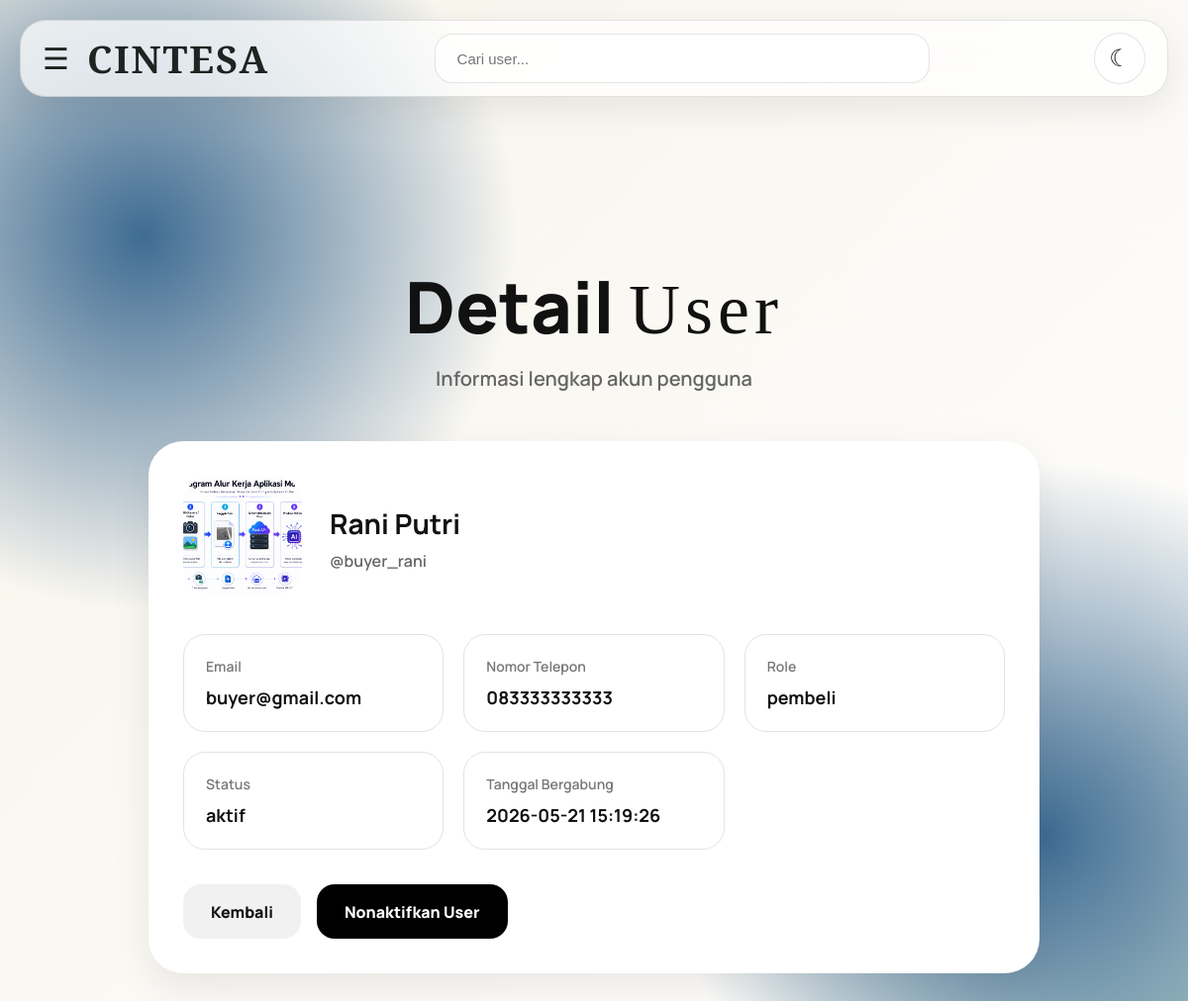
Screenshot of /admin/detail_user.php?id=3 (signed in) with the database file from the repository.
### tables this page shows
CREATE TABLE `user` (
  `id_user` int(11) NOT NULL,
  `foto_profile` varchar(255) DEFAULT NULL,
  `username` varchar(50) NOT NULL,
  `nama_lengkap` varchar(100) NOT NULL,
  `email` varchar(100) NOT NULL,
  `password` varchar(255) NOT NULL,
  `nomor_telepon` varchar(20) DEFAULT NULL,
  `role` enum('admin','penjual','pembeli') NOT NULL,
  `status` enum('aktif','nonaktif') DEFAULT 'aktif',
  `tanggal_bergabung` datetime DEFAULT current_timestamp()
);

### admin/detail_user.php (the view, shortened to what this page needs)
<?php
include '../include/koneksi.php';
$id_user = mysqli_real_escape_string($koneksi, $_GET['id']);
$query = mysqli_query($koneksi, "
    SELECT * FROM user
    WHERE id_user='$id_user'
");
$data = mysqli_fetch_assoc($query);
?>
<!DOCTYPE html>
<html lang="id">
<head>
    <link rel="stylesheet" href="../assets/css/login.css">
    <link rel="stylesheet" href="../assets/css/admin.css">
    <link rel="stylesheet" href="../assets/css/detail_user.css">
</head>
<body>
<nav class="top-navbar">
    <div class="nav-left">
        <button class="menu-btn" id="menuToggle">☰</button>
        <h2>CINTESA</h2>
    </div>
    <div class="nav-center">
        <input type="text" placeholder="Cari user...">
    </div>
    <div class="nav-right">
        <button class="theme-toggle" id="themeToggle">☾</button>
    </div>
</nav>
<div class="admin-container">
    <div class="admin-header">
        <h1>Detail <span class="brand">User</span></h1>
        <p>Informasi lengkap akun pengguna</p>
    </div>
    <div class="detail-card">
        <div class="profile-top">
            <div class="profile-photo">
                <?php if (!empty($data['foto_profile'])) { ?>
                    <img src="../uploads/profile/<?php echo htmlspecialchars($data['foto_profile']); ?>">
                <?php } else { ?>
                    <div class="empty-photo">
                        Tidak Ada Foto
                    </div>
                <?php } ?>
            </div>
            <div class="profile-info">
                <h2><?php echo htmlspecialchars($data['nama_lengkap']); ?></h2>
                <span>@<?php echo htmlspecialchars($data['username']); ?></span>
            </div>
        </div>
        <div class="detail-grid">
            <div class="detail-item">
                <label>Email</label>
                <p><?php echo htmlspecialchars($data['email']); ?></p>
            </div>
            <div class="detail-item">
                <label>Nomor Telepon</label>
                <p><?php echo htmlspecialchars($data['nomor_telepon']); ?></p>
            </div>
            <div class="detail-item">
                <label>Role</label>
                <p><?php echo htmlspecialchars($data['role']); ?></p>
            </div>
            <div class="detail-item">
                <label>Status</label>
                <p><?php echo htmlspecialchars($data['status']); ?></p>
            </div>
            <div class="detail-item">
                <label>Tanggal Bergabung</label>
                <p><?php echo htmlspecialchars($data['tanggal_bergabung']); ?></p>
            </div>
        </div>
        <div class="detail-action">
            <a href="<?php echo ($data['role'] == 'penjual') ? 'list_penjual.php' : 'list_pembeli.php'; ?>" class="back-action-btn">
                Kembali
            </a>
            <?php if ($data['status'] == 'aktif') { ?>
                <a href="nonaktifkan_user.php?id=<?php echo $data['id_user']; ?>" class="danger-btn">
                    Nonaktifkan User
                </a>
            <?php } else { ?>
                <a href="aktifkan_user.php?id=<?php echo $data['id_user']; ?>" class="success-btn">
                    Aktifkan User
                </a>
            <?php } ?>
        </div>
    </div>
</div>
</body>
</html>

### assets/css/login.css (style rules this page uses)
* { margin: 0; padding: 0; box-sizing: border-box; }
:root { --bg-1: #f7f3ea; --bg-2: #ded7ca; --bg-3: #9dbdb1; --text: #1f2422; --muted: #6a706d; --field: rgba(255, 255, 255, 0.78); --border: rgba(31, 36, 34, 0.12); --black: #080808; --box: rgba(255, 255, 255, 0.55); --accent: #7b9b91; }
body { min-height: 100svh; font-family: "Manrope", Arial, sans-serif; color: var(--text); background: radial-gradient(circle at 12% 22%, #3f6c93, transparent 28%), radial-gradient(circle at 88% 78%, #3f6c93, transparent 28%), radial-gradient(circle at bottom right, #b9d3ca, transparent 28%), linear-gradient(135deg, #f7f3ea, #ffffff); display: grid; place-items: center; padding: 90px 24px 40px; transition: 0.4s ease; }
.theme-toggle { position: fixed; top: 28px; right: 32px; width: 52px; height: 52px; border: none; border-radius: 50%; cursor: pointer; background: var(--box); color: var(--text); border: 1px solid var(--border); backdrop-filter: blur(14px); font-size: 24px; transition: 0.3s ease; z-index: 10; }

### assets/css/admin.css (style rules this page uses)
.admin-container { width: min(100%, 1200px); margin-top: 130px; animation: fadeUp 0.9s ease both; }
.top-navbar { position: fixed; top: 20px; left: 20px; right: 20px; height: 78px; background: rgba(255,255,255,0.72); border: 1px solid var(--border); border-radius: 26px; backdrop-filter: blur(16px); display: flex; align-items: center; justify-content: space-between; padding: 0 22px; z-index: 999; box-shadow: 0 12px 35px rgba(0,0,0,0.08); }
.nav-left { display: flex; align-items: center; gap: 18px; }
.nav-left h2 { font-family: "Playfair Display", serif; letter-spacing: 2px; font-size: 38px; color: var(--text); }
.menu-btn { border: none; background: transparent; font-size: 30px; cursor: pointer; color: var(--text); }
.nav-center { flex: 1; display: flex; justify-content: center; padding: 0 40px; }
.nav-center input { width: min(100%, 500px); height: 50px; border: 1px solid var(--border); border-radius: 18px; padding: 0 22px; outline: none; background: var(--field); color: var(--text); font-size: 15px; transition: 0.3s ease; }
.nav-right { display: flex; align-items: center; gap: 14px; }
.theme-toggle { position: static; width: 52px; height: 52px; flex-shrink: 0; }
.admin-header { text-align: center; margin-bottom: 45px; }
.admin-header h1 { font-size: clamp(38px, 5vw, 62px); font-weight: 800; color: var(--text); margin-bottom: 10px; }
.admin-header .brand { font-family: "Playfair Display", serif; letter-spacing: 5px; }
.admin-header p { font-size: 18px; color: var(--muted); font-weight: 600; }
@media (max-width: 1200px) { body { display: block !important; padding: 120px 24px 40px; } }
@media (max-width: 1200px) { .admin-container { width: 92%; margin: 0 auto; } }

### assets/css/detail_user.css (style rules this page uses)
.admin-container { padding: 140px 20px 60px; }
.admin-header { text-align: center; margin-bottom: 50px; }
.admin-header h1 { font-size: 72px; font-weight: 900; color: #111; }
.brand { font-family: serif; font-weight: 400; }
.admin-header p { margin-top: 10px; color: #666; font-size: 20px; }
.detail-card { width: 100%; max-width: 900px; margin: auto; background: #fff; border-radius: 35px; padding: 35px; box-shadow: 0 15px 40px rgba(0,0,0,0.08); }
.profile-top { display: flex; align-items: center; gap: 28px; margin-bottom: 35px; flex-wrap: wrap; }
.profile-photo img { width: 120px; height: 120px; object-fit: cover; border-radius: 28px; }
.profile-info h2 { font-size: 28px; color: #111; margin-bottom: 8px; }
.profile-info span { color: #666; font-weight: 600; }
.detail-grid { display: grid; grid-template-columns: repeat(auto-fit,minmax(220px,1fr)); gap: 20px; }
.detail-item { border: 1px solid #e3e3e3; border-radius: 22px; padding: 22px; }
.detail-item label { display: block; color: #777; font-size: 14px; margin-bottom: 10px; font-weight: 600; }
.detail-item p { font-size: 18px; color: #111; font-weight: 700; word-break: break-word; }
.detail-action { margin-top: 35px; display: flex; gap: 16px; flex-wrap: wrap; }
.back-action-btn, .danger-btn, .success-btn { display: inline-flex; align-items: center; justify-content: center; height: 55px; padding: 0 28px; border-radius: 18px; font-weight: 800; text-decoration: none; transition: 0.3s ease; }
.back-action-btn { background: #f1f1f1; color: #111; }
.danger-btn { background: #000; color: #fff; }

### rows the page displays
user: foto_profile (picture), nama_lengkap "Rani Putri", username "buyer_rani", email "buyer@gmail.com", nomor_telepon "083333333333", role "pembeli", status "aktif", tanggal_bergabung "2026-05-21 15:19:26"
